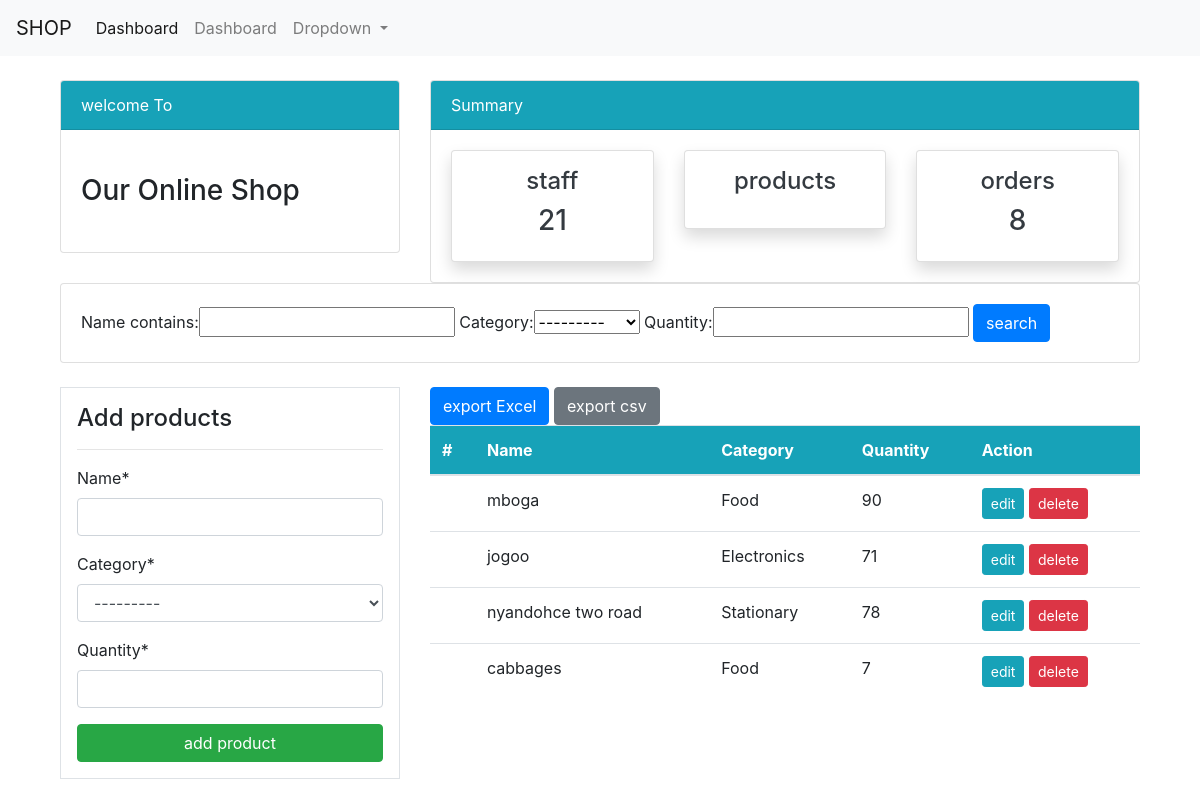
Screenshot of /product/ (signed in) with the database file from the repository.
### dashboard/models.py (models this page shows, shortened)
class Product(models.Model):
    name = models.CharField(max_length=100, null=True)
    category = models.CharField(max_length=20, choices=CATEGORY, null=True)
    quantity = models.PositiveIntegerField(null=True)

### dashboard/views.py (the view)
# urls.py: path('product/', views.product, name='dashboard-product'),
@login_required(login_url='user-login')
def product(request):
    items = Product.objects.all()
    product_count = items.count()
    workers_count = User.objects.all().count()
    orders_count = Order.objects.all().count()
    myFilter = ProductFilter(request.POST, queryset=items)
    items = myFilter.qs
    if request.method == 'POST':
        form = ProductForm(request.POST)
        if form.is_valid():
            form.save()
            product_name = form.cleaned_data.get('name')
            messages.success(request, f'{product_name} has been added')
            return redirect('dashboard-product')
    else:
        form = ProductForm()
    context = {
        'items': items,
        'form': form,
        'workers_count': workers_count,
        'product_counts': product_count,
        'orders_count': orders_count,
        'myFilter': myFilter,
    }
    return render(request, 'dashboard/products.html', context)

### dashboard/forms.py
class ProductForm(forms.ModelForm):
    class Meta:
        model = Product
        fields = ['name', 'category', 'quantity']

### dashboard/templates/dashboard/products.html (shortened to what this page needs)
{% extends 'dashboard/base.html' %}
{% load crispy_forms_tags %}
{% block content %}
{% include 'dashboard/basee.html' %}
<div class="container">
    <div class="row">
                <div class="col">
                    <div class="card card-body">
                        <form method="POST">
                {{ myFilter.form }}
                    <button class="btn btn-primary" type="submit" >search </button>
                </form>
                    </div>
                </div>
            </div>
    <div class="row my-4">
        <div class="col-md-4">
            <div class="border bg-white p-3">
                <h4>Add products</h4>
                <hr>
                <form method="POST">
                {{ form|crispy }}
                    <input class="btn btn-success btn-block" type="submit" value="add product">
                </form>
            </div>
        </div>
        <div class="col-md-8">
            <a class="btn btn btn-primary" href="{% url 'export-excel' %}">export Excel</a>
            <a class="btn btn btn-secondary" href="{% url 'export-csv' %}">export csv</a>
            <table class="table bg-white">
                <thead class="bg-info">
                <tr class="text-white">
                    <th scope="col">#</th>
                    <th scope="col">Name</th>
                    <th scope="col">Category</th>
                    <th scope="col">Quantity</th>
                    <th scope="col">Action</th>
                </tr>
                </thead>
                <tbody>
                {% for item in items %}
                <tr>
                    <th scope="row"></th>
                    <td>{{item.name}}</td>
                    <td>{{item.category}}</td>
                    <td>{{item.quantity}}</td>
                    <td>
                        <a class="btn btn-info btn-sm" href="{%url 'dashboard-product-update' item.id %}">edit</a>
                        <a class="btn btn-danger btn-sm" href="{%url 'dashboard-product-delete' item.id %}">delete</a>
                    </td>
                </tr>
               {% endfor %}
                </tbody>
            </table>
        </div>
    </div>
</div>
{% endblock %}

### rows the page displays
Product: name "mboga", category "Food", quantity "90"
Product: name "jogoo", category "Electronics", quantity "71"
Product: name "nyandohce two road", category "Stationary", quantity "78"
Product: name "cabbages", category "Food", quantity "7"

### other values shown
{{ workers_count }} "21"
{{ orders_count }} "8"
